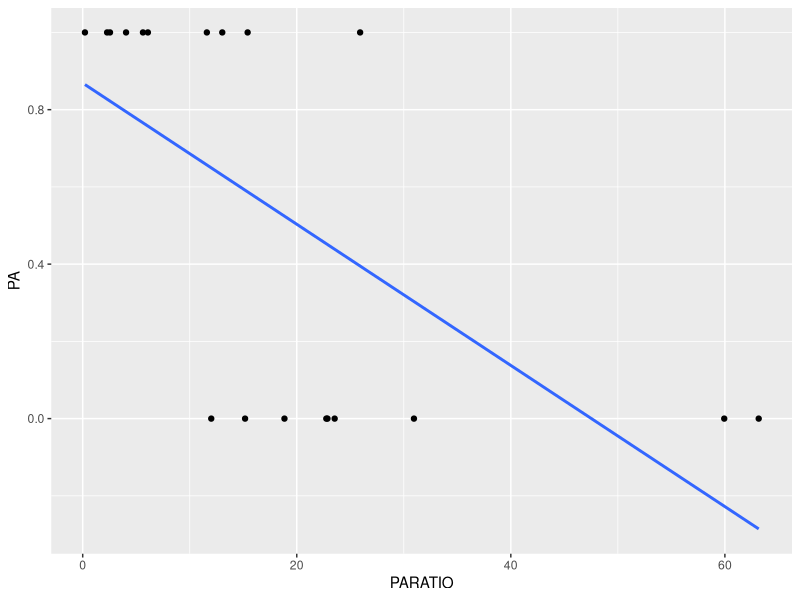
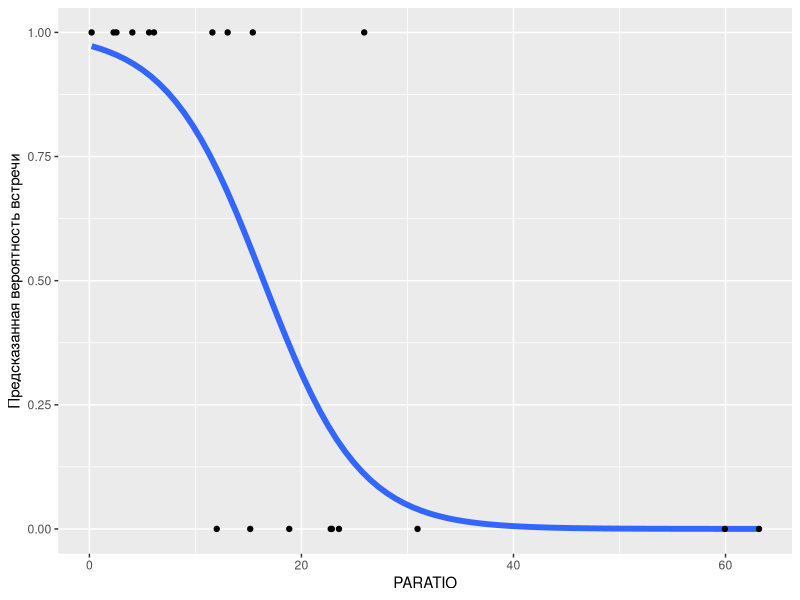
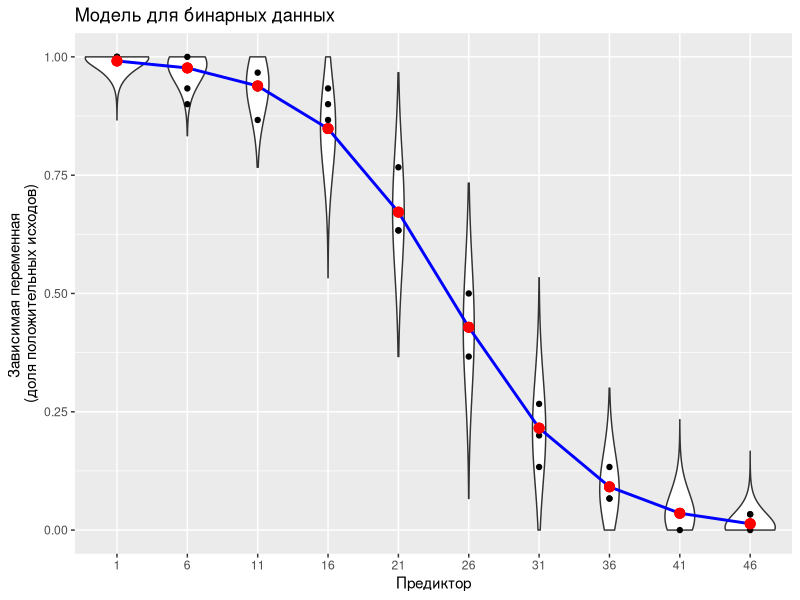
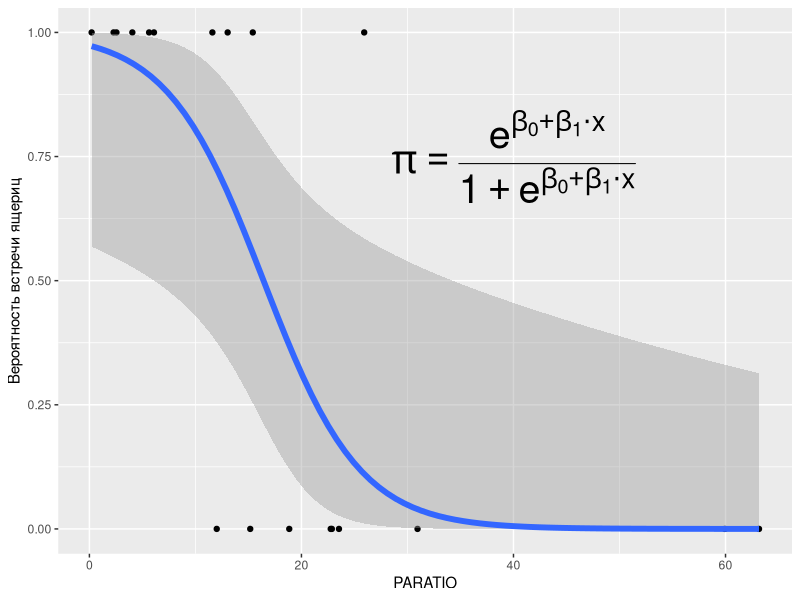
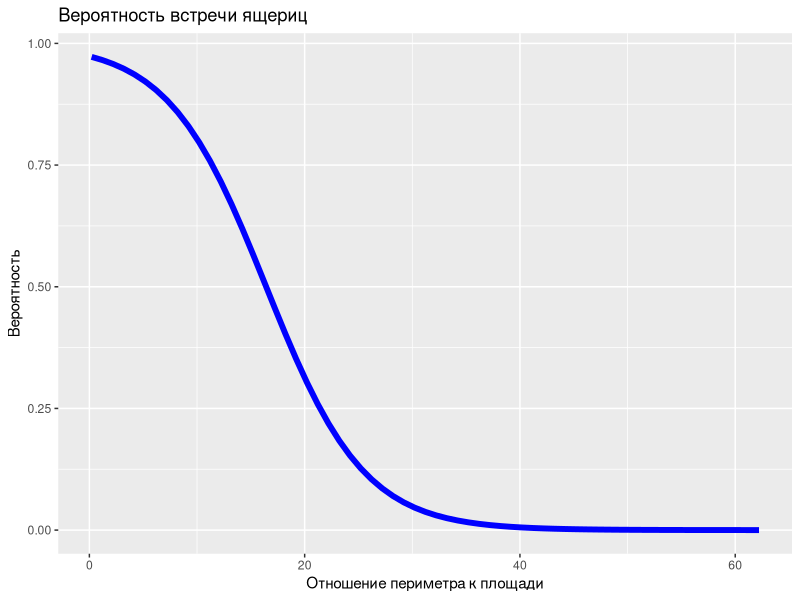
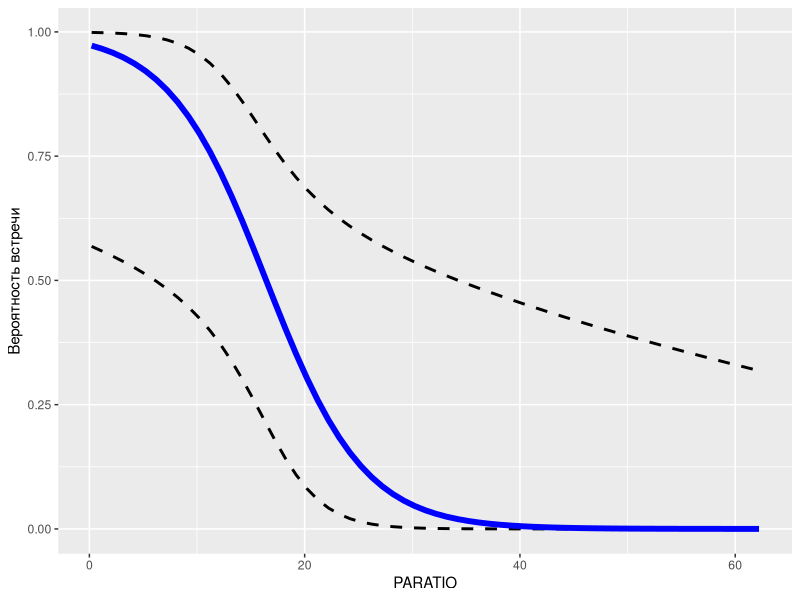

The R script that drew these images, in order: (Note: this script raises an error after producing the figures.)
## ---- chunk 1
# output options
options(width = 70, scipen = 6, digits = 3)
library(knitr)
# chunk default options
opts_chunk$set(fig.align='center', tidy = FALSE, fig.width = 7, fig.height = 3, warning = FALSE, cache = FALSE)
## ---- chunk 2
liz <- read.csv("data/polis.csv")
head(liz)
## ---- chunk 3
library(ggplot2)

ggplot(liz, aes(x=PARATIO, y=PA)) + geom_point() + geom_smooth(method="lm", se=FALSE)
## ---- chunk 4
fit <- lm(PA ~ PARATIO, data = liz)
summary(fit)
## ---- chunk 5

ggplot(liz, aes(x=PARATIO, y=PA)) + geom_smooth(method="glm", method.args = list(family="binomial"), se=FALSE, size = 2) + ylab("Предсказанная вероятность встречи") + geom_point()
## ---- chunk 6

xy <- data.frame(X = rep(seq(1,50, 5), 3))
p <- -0.2*xy$X + 5
p <- exp(p) / (1 + exp(p))

Size = length(xy$X)

xy$Y <- rbinom(30, Size, p)/Size

Mod <- glm(Y ~ X, data = xy, family = "binomial")



xy$predicted <- predict(Mod, type = "response")


rand_df <- matrix(rep(NA,100000), ncol = 10)



for(i in 1:10) rand_df[,i] <- rbinom(10000, Size, xy$predicted[i]) / Size

rand_df <- data.frame(X = rep(xy$X, each = 10000), Y = as.vector(rand_df))

pred_df <- data.frame(X = unique(xy$X))
pred_df$predicted <- predict(Mod, type = "response", newdata = pred_df)

    ggplot(data = xy, aes(x = factor(X), y = Y)) + geom_violin(data = rand_df, aes(x = factor(X)), adjust = 10) + geom_point(data = xy, aes(x = factor(X), y = Y)) + geom_path(data = pred_df, aes(x = factor(X), y = predicted, group = 1), color = "blue", size = 1) + geom_point(data = xy, aes(x = factor(X), y = predicted), color = "red", size = 3) + labs(x = "Предиктор", y = "Зависимая переменная \n(доля положительных исходов)") + ggtitle("Модель для бинарных данных") 

## ---- chunk 7
liz_model <- glm(PA ~ PARATIO , family="binomial", data = liz)
summary(liz_model)
## ---- chunk 8
summary(liz_model)
## ---- chunk 9
(Dev_resid <- -2*as.numeric(logLik(liz_model))) #Остаточная девианса

(Dev_nul <- -2*as.numeric(logLik(update(liz_model, ~-PARATIO)))) #Нулевая девианса
## ---- chunk 10
(G2 <- Dev_nul - Dev_resid)
## ---- chunk 11
#Остаточная девианса
Dev_resid <- -2*as.numeric(logLik(liz_model)) 

#Нулевая девианса
Dev_nul <- -2*as.numeric(logLik(update(liz_model, ~-PARATIO)))

# Значение критерия 
(G2 <- Dev_nul - Dev_resid)

(p_value <- 1 - pchisq(G2, df = 1))

## ---- chunk 12
anova(liz_model, test="Chi")


## ---- chunk 13
coef(liz_model)
## ---- chunk 14
exp(coef(liz_model)[2])
## ---- chunk 15
ggplot(liz, aes(x=PARATIO, y=PA)) + geom_point() + geom_smooth(method="glm", method.args = list(family="binomial"), se=TRUE, size = 2) + ylab("Вероятность встречи ящериц") + annotate("text", x=40, y=0.75, parse=TRUE, label = "pi == frac(e ^ {beta[0]+beta[1] %.% x}, 1 + e ^ {beta[0]+beta[1] %.% x})", size = 10)
## ---- chunk 16
confint(liz_model) # для логитов
exp(confint(liz_model)) # для отношения шансов 

## ---- chunk 17
MyData <- data.frame(PARATIO = 
        seq(min(liz$PARATIO), max(liz$PARATIO)))

MyData$Predicted <- predict(liz_model, 
                            newdata = MyData, 
                            type = "response")

ggplot(MyData, aes(x = PARATIO, y = Predicted)) + 
  geom_line(size=2, color = "blue") + 
  xlab("Отношение периметра к площади") + 
  ylab ("Вероятность") + 
  ggtitle("Вероятность встречи ящериц")

## ---- chunk 18
# Создаем искуственный набор данных
MyData <- data.frame(PARATIO = seq(min(liz$PARATIO), max(liz$PARATIO)))

# Формируем модельную матрицу для искуственно созданных данных
X <- model.matrix( ~ PARATIO, data = MyData)

## ---- chunk 19
# Вычисляем параметры подобранной модели и ее матрицу ковариаций
betas    <- coef(liz_model) # Векор коэффицентов
Covbetas <- vcov(liz_model) # Ковариационная матрица

# Вычисляем предсказанные значения, перемножая модельную матрицу на вектор 
# коэффициентов
MyData$eta <- X %*% betas
## ---- chunk 20
# Переводим предсказанные значения из логитов в вероятности
MyData$Pi  <- exp(MyData$eta) / (1 + exp(MyData$eta))

## ---- chunk 21
# Вычисляем стандартные отшибки путем перемножения матриц
  MyData$se <- sqrt(diag(X %*% Covbetas %*% t(X)))

# Вычисляем доверительные интервалы
MyData$CiUp  <- exp(MyData$eta + 1.96 *MyData$se) / 
  (1 + exp(MyData$eta  + 1.96 *MyData$se))

MyData$CiLow  <- exp(MyData$eta - 1.96 *MyData$se) / 
  (1 + exp(MyData$eta  - 1.96 *MyData$se))


## ---- chunk 22
ggplot(MyData, aes(x = PARATIO, y = Pi)) + 
  geom_line(aes(x = PARATIO, y = CiUp), 
            linetype = 2, size = 1) + 
  geom_line(aes(x = PARATIO, y = CiLow), 
            linetype = 2, size = 1) + 
  geom_line(color = "blue", size=2) + 
  ylab("Вероятность встречи")
## ---- chunk 23
surviv <- read.table("data/ICU.csv", header=TRUE, sep=";")
head(surviv)
## ---- chunk 24
surviv$PO2 <- factor(surviv$PO2)
surviv$PH <- factor(surviv$PH)
surviv$PCO <- factor(surviv$PCO)
surviv$BIC <- factor(surviv$BIC)
surviv$CRE <- factor(surviv$CRE)
surviv$LOC <- factor(surviv$LOC)
## ---- chunk 25
M1 <- glm(STA ~ ., family = "binomial", data = surviv)
summary(M1)
## ---- chunk 26
anova(M1, test = "Chi")

## ---- chunk 27
M2 <- glm(formula = STA ~ AGE + CAN + SYS + TYP + PH + PCO + LOC, family = "binomial",   data = surviv)

# M2 вложена в M1 следовательно их можно сравнить тестом отношения правдоподобий
anova(M1, M2, test = "Chi")
## ---- chunk 28
exp(coef(M2)[3])
## ---- chunk 29
MyData = expand.grid(AGE = seq(min(surviv$AGE), max(surviv$AGE), 1), CAN = levels(surviv$CAN),  SYS = seq(min(surviv$SYS), max(surviv$SYS), 10),  TYP =  "Emergency", PH = "1", PCO = "1", LOC ="1") 

MyData$Predicted <- predict(M2, newdata = MyData, type = "response")



ggplot(MyData, aes(x=SYS, y = Predicted, color = AGE, group = AGE)) + geom_line() + facet_grid(~ CAN, labeller = label_both) + scale_color_gradient(low = "green",  high = "red") + labs(label = list(x = "Давление в момент реанимации (SYS)", y = "Вероятность гибели", color = "Возраст", title = "Предсказания модели"))


## ---- chunk 30
M2_diag <- data.frame(.fitted = predict(M2), 
    .pears_resid = residuals(M2, type = "pearson"))

ggplot(M2_diag, aes(x = .fitted, y = .pears_resid)) + 
  geom_point() + geom_smooth(se = FALSE)
## ---- chunk 31
ggplot(M2_diag, aes(x = .pears_resid)) + geom_histogram(fill = "blue", color = "black", binwidth = 0.2) + geom_vline(aes(xintercept = 0), size = 1.2)
## ---- chunk 32
#Формируем искусственный набор данных
MyData = expand.grid(
  AGE = seq(min(surviv$AGE), 
            max(surviv$AGE), 1), 
  CAN = levels(surviv$CAN),
  SYS = seq(min(surviv$SYS), 
            max(surviv$SYS), 10),  
  TYP =  levels(surviv$TYP), 
  PH = levels(surviv$PH), 
  PCO = levels(surviv$PCO), 
  LOC =levels(surviv$LOC)
  )

# Предсказываем для этих данных вероятности 
# гибели в соответствии с моделью M2
Predicted <-predict(M2, newdata = MyData, 
                    type ="response") 

# Вычисляем долю нулей, ожидаемую 
# в соответствии с биномиальным 
# распределением
Zero_perc <- sum((1-Predicted))/
  (sum((1-Predicted)) + 
    sum((Predicted))) * 100
